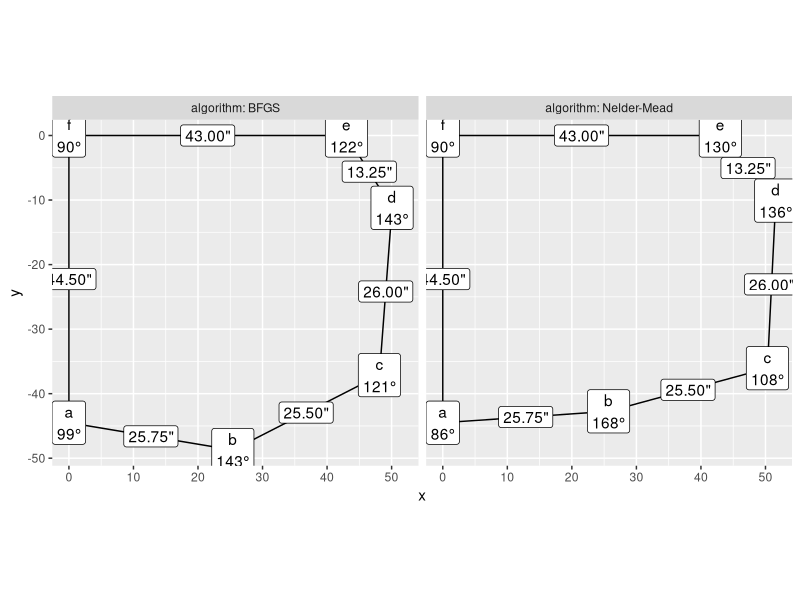
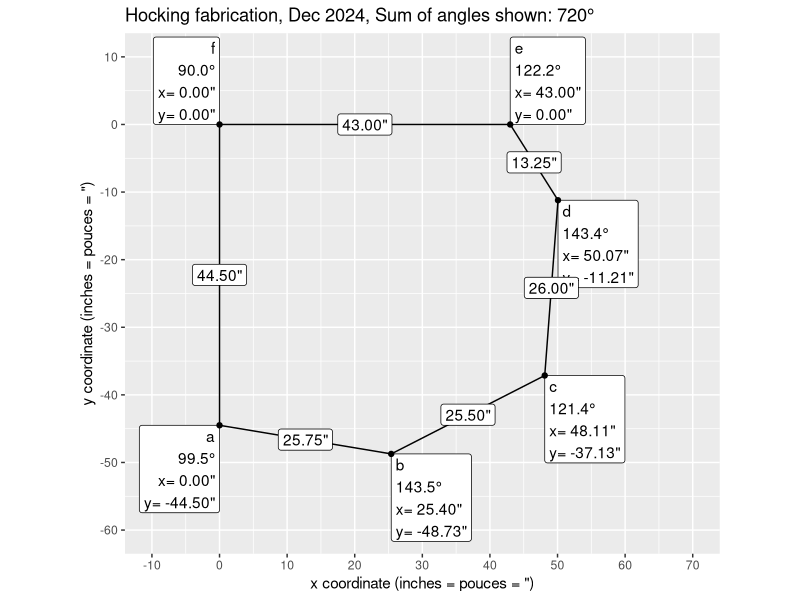
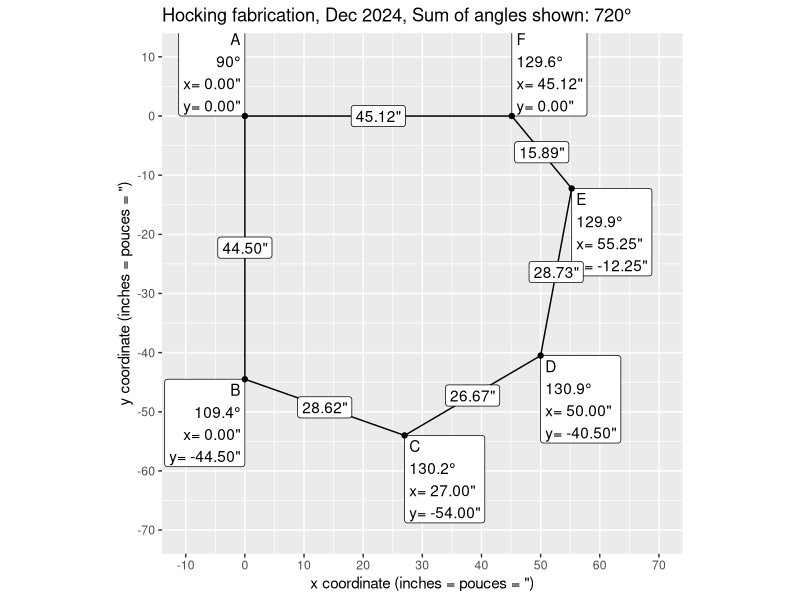

Write the R code that produced these figures, in order. (Note: this script raises an error after producing the figures.)
init.par <- c(xb=25,yb=-50,xc=50,yc=-40,xd=60,yd=-20)
fun <- function(x){
  term <- function(xpos,xneg,ypos,yneg,target){
    (sqrt((xpos-xneg)^2+(ypos-yneg)^2)-target)^2
  }
  with(as.list(x),{
    term(xb,0,-44.5,yb,25.75)+
      term(xc,xb,yc,yb,25.5)+
      term(xd,xc,yd,yc,26)+
      term(xd,43,0,yd,13.25)
  })
}
result <- optimx::optimx(init.par,fun)
library(data.table)
result.dt <- data.table(
  result,
  xa=0, ya=-44.5, xe=43, ye=0, xf=0, yf=0,
  algorithm=rownames(result))
result.wide <- melt(
  result.dt,
  measure.vars=measure(value.name, point, pattern="([xy])([a-f])")
)[order(algorithm,point)]

angle.dt <- result.wide[, {
  more <- .SD[c(1:.N,1:2)]
  i <- seq(2, nrow(more)-1)
  before <- more[i-1,.(x,y)]
  here <- more[i,.(x,y)]
  after <- more[i+1,.(x,y)]
  h <- function(a,b)sqrt(rowSums((a-b)^2))
  A=h(before,here)
  B=h(after,here)
  C=h(before,after)
  radians <- acos((A^2+B^2-C^2)/(2*A*B))
  data.table(more[i], degrees=360*radians/(2*pi))
}, by=algorithm]
dist.dt <- result.wide[, {
  more <- .SD[c(1:.N,1)]
  i <- seq(2, nrow(more))
  before <- more[i-1,.(x,y)]
  here <- more[i,.(x,y)]
  h <- function(a,b)sqrt(rowSums((a-b)^2))
  data.table((before+here)/2, dist=h(before,here))
}, by=algorithm]
library(ggplot2)
ggplot()+
  geom_polygon(aes(
    x,y),
    fill=NA,
    color="black",
    data=angle.dt)+
  geom_label(aes(
    x,y,label=paste0(point,"\n",as.integer(degrees),"°")),
    data=angle.dt)+
  geom_label(aes(
    x,y,label=sprintf('%.2f"',dist)),
    data=dist.dt)+
  facet_grid(. ~ algorithm, labeller=label_both)+
  coord_equal()

only <- function(DT)DT[algorithm=="BFGS"]
angle.show <- only(angle.dt)[, round.degrees := round(degrees,1)][]
dist.show <- only(dist.dt)
gg <- ggplot()+
  ggtitle(paste0(
    "Hocking fabrication, Dec 2024, Sum of angles shown: ",
    sum(angle.show$round.degrees),
    "°"))+
  geom_label(aes(
    x,y,
    hjust=ifelse(x==0, 1, 0),
    vjust=ifelse(y < -10, 1, 0),
    label=sprintf('%s\n%.1f°\nx= %.2f"\ny= %.2f"',point,degrees,x,y)),
    data=angle.show)+
  geom_polygon(aes(
    x,y),
    fill=NA,
    color="black",
    data=angle.show)+
  geom_point(aes(
    x,y),
    data=angle.show)+
  geom_label(aes(
    x,y,label=sprintf('%.2f"',dist)),
    data=dist.show)+
  coord_equal()+
  scale_x_continuous(
    'x coordinate (inches = pouces = ")',
    limits=c(-10,70), breaks=seq(-100,100,10))+
  scale_y_continuous(
    'y coordinate (inches = pouces = ")',
    limits=c(-60,10), breaks=seq(-100,100,10))
png("fire-angles.png", width=8, height=7, units="in", res=200)
print(gg)
dev.off()

## manual
p <- function(point, x, y)data.table(point,x,y)
result.wide <- data.table(algorithm="Manual", rbind(
  p("A",0,0),
  p("B",0,-44.5),
  p("C",27,-54),
  p("D",50,-40.5),
  p("E",55.25,-12.25),
  p("F",45.125,0)))
angle.dt <- result.wide[, {
  more <- .SD[c(1:.N,1:2)]
  i <- seq(2, nrow(more)-1)
  before <- more[i-1,.(x,y)]
  here <- more[i,.(x,y)]
  after <- more[i+1,.(x,y)]
  h <- function(a,b)sqrt(rowSums((a-b)^2))
  A=h(before,here)
  B=h(after,here)
  C=h(before,after)
  radians <- acos((A^2+B^2-C^2)/(2*A*B))
  data.table(more[i], degrees=360*radians/(2*pi))
}, by=algorithm
][
, round.degrees := round(degrees,1)
][]
dist.dt <- result.wide[, {
  more <- .SD[c(1:.N,1)]
  i <- seq(2, nrow(more))
  before <- more[i-1,.(x,y)]
  here <- more[i,.(x,y)]
  h <- function(a,b)sqrt(rowSums((a-b)^2))
  data.table((before+here)/2, dist=h(before,here))
}, by=algorithm]
gg <- ggplot()+
  ggtitle(paste0(
    "Hocking fabrication, Dec 2024, Sum of angles shown: ",
    sum(angle.show$round.degrees),
    "°"))+
  geom_label(aes(
    x,y,label=sprintf(
      '%s\n%s°\nx= %.2f"\ny= %.2f"',
      point,as.character(round.degrees),x,y),
    hjust=ifelse(x==0, 1, 0),
    vjust=ifelse(y < -10, 1, 0)),
    data=angle.dt)+
  geom_polygon(aes(
    x,y),
    fill=NA,
    color="black",
    data=angle.dt)+
  geom_point(aes(
    x,y),
    data=angle.dt)+
  geom_label(aes(
    x,y,label=sprintf('%.2f"',dist)),
    data=dist.dt)+
  coord_equal()+
  scale_x_continuous(
    'x coordinate (inches = pouces = ")',
    limits=c(-10,70), breaks=seq(-100,100,10))+
  scale_y_continuous(
    'y coordinate (inches = pouces = ")',
    limits=c(-70,10), breaks=seq(-100,100,10))
png("fire-angles-manual.png", width=8, height=7, units="in", res=200)
print(gg)
dev.off()

algo2design <- data.table(
  algorithm=c("BFGS","Manual"),
  design=c("initial","revised"))
both <- function(...)rbind(...)[algo2design,on="algorithm"]
angle.both <- both(angle.show, angle.dt)
dist.both <- both(dist.show, dist.dt)
gg <- ggplot()+
  ggtitle("Hocking fabrication, Dec 2024")+
  facet_grid(. ~ design, labeller=label_both)+
  geom_label(aes(
    x,y,label=sprintf(
      '%s\n%s°\nx= %.2f"\ny= %.2f"',
      point,as.character(round.degrees),x,y),
    hjust=ifelse(x==0, 1, 0),
    vjust=ifelse(y < -10, 1, 0)),
    data=angle.both)+
  geom_polygon(aes(
    x,y),
    fill=NA,
    color="black",
    data=angle.both)+
  geom_point(aes(
    x,y),
    data=angle.both)+
  geom_label(aes(
    x,y,label=sprintf('%.2f"',dist)),
    data=dist.both)+
  coord_equal()+
  scale_x_continuous(
    'x coordinate (inches = pouces = ")',
    limits=c(-10,70), breaks=seq(-100,100,10))+
  scale_y_continuous(
    'y coordinate (inches = pouces = ")',
    limits=c(-60,10), breaks=seq(-100,100,10))
png("fire-angles-both.png", width=14, height=7, units="in", res=200)
print(gg)
dev.off()

gg <- ggplot()+
  ggtitle("Hocking fabrication, Dec 2024")+
  theme(legend.position=c(0.9,0.1))+
  scale_size_manual(values=c(
    revised=2,
    initial=4))+
  geom_polygon(aes(
    x,y, color=design, size=design),
    fill=NA,
    data=angle.both)+
  coord_equal()+
  scale_x_continuous(
    'x coordinate (inches = pouces = ")',
    breaks=seq(-100,100,10))+
  scale_y_continuous(
    'y coordinate (inches = pouces = ")',
    breaks=seq(-100,100,10))
png("fire-angles-superposition.png", width=8, height=7, units="in", res=200)
print(gg)
dev.off()
